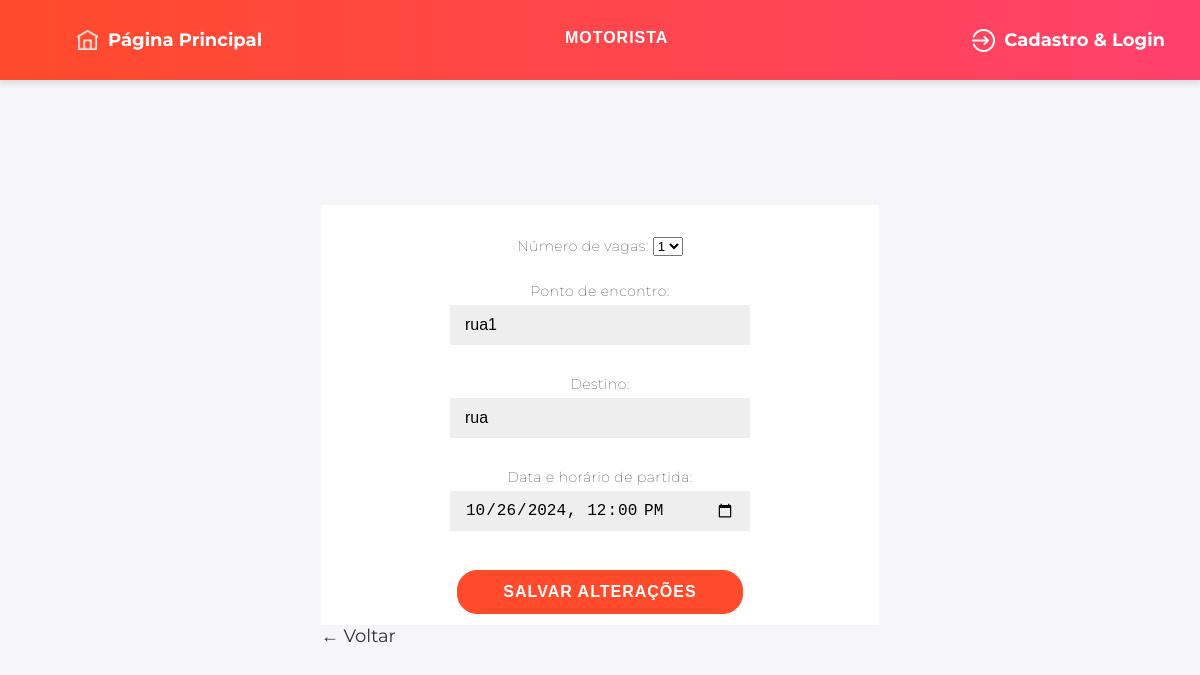
The page /editar_carona/5/ on the database its author committed.
### polls/models.py (models this page shows, shortened)
class Carona(models.Model):
    cpf_motorista = models.ForeignKey('Usuario', on_delete=models.CASCADE)  # Chave estrangeira para Usuario
    quantidade = models.IntegerField()
    veiculo = models.ForeignKey('Veiculo', on_delete=models.CASCADE)  # Chave estrangeira para Veiculo
    ponto_encontro = models.CharField(max_length=255)
    destino = models.CharField(max_length=255)
    data_hora = models.DateTimeField()  # Campo para data e hora

### polls/views.py (the view)
# urls.py: path('editar_carona/<int:carona_id>/', views.editar_carona, name='editar_carona'),
def editar_carona(request, carona_id):
    carona = get_object_or_404(Carona, id=carona_id)
    if request.method == 'POST':
        form = CaronaForm(request.POST)
        if form.is_valid():
            carona.quantidade = form.cleaned_data['quantidade']
            carona.ponto_encontro = form.cleaned_data['ponto_encontro']
            carona.destino = form.cleaned_data['destino']
            carona.data_hora = form.cleaned_data['data_hora']
            carona.save()
            return redirect('visualizar_caronas')
    else:
        form = CaronaForm(initial={
            'quantidade': carona.quantidade,
            'ponto_encontro': carona.ponto_encontro,
            'destino': carona.destino,
            'data_hora': carona.data_hora,
        })
    return render(request, 'mysite/editar_carona.html', {'form': form, 'carona': carona})

### polls/forms.py (shortened to what this page needs)
class CaronaForm(forms.Form):
    escolhas = [(1,'1'),
                (2,'2'),
                (3,'3'),
                (4,'4')]
    quantidade = forms.ChoiceField(choices=escolhas,label='Número de vagas')
    ponto_encontro = forms.CharField(label='Ponto de encontro', max_length=128)
    destino = forms.CharField(label='Destino',max_length=128)
    data_hora = forms.DateTimeField(
        label='Data e horário de partida',
        widget=forms.DateTimeInput(attrs={'type': 'datetime-local'}),
        input_formats=['%d/%m/%Y %h:%M']
        )

### polls/templates/mysite/editar_carona.html (shortened to what this page needs)
{% extends 'mysite/base.html' %}
{% load static %}
{% block extra_css %}
    <link rel="stylesheet" href="{% static 'css/visualizarcarona.css' %}">
{% endblock %}
{% block content %}
<!DOCTYPE html>
<html lang = "pt-br">
<head>
</head>
<body>
    <form method = "post">
        {{ form.as_p }}
        <button type = "submit"> Salvar Alterações </button>
    </form>
    <a href="{% url 'visualizar_caronas' %}">&#8592; Voltar</a>
</body>
</html>
{% endblock %}

### static/css/base.css (style rules this page uses)
* { box-sizing: border-box; }
html, body { height: 100%; overflow: hidden; }
body { background: #f6f5f7; display: flex; justify-content: center; align-items: center; flex-direction: column; font-family: 'Montserrat', sans-serif; }
p { font-size: 14px; font-weight: 100; line-height: 20px; letter-spacing: 0.5px; margin: 20px 0 30px; }
a { color: #333; font-size: 18px; text-decoration: none; margin: 15px 0; }
button { margin-top: 30px; border-radius: 20px; border: 1px solid #FF4B2B; background-color: #FF4B2B; color: #FFFFFF; font-size: 16px; font-weight: bold; padding: 12px 45px; letter-spacing: 1px; text-transform: uppercase; transition: transform 80ms ease-in; }
form { background-color: #FFFFFF; display: flex; align-items: center; justify-content: center; flex-direction: column; padding: 0 50px; height: 100%; text-align: center; }
form p { margin-bottom: 5px; }
form input { margin: 4px 0; }
input { background-color: #eee; border: none; padding: 12px 15px; margin: 4px 0; width: 100%; max-width: 300px; height: 40px; box-sizing: border-box; font-size: 16px; }

### static/css/visualizarcarona.css (style rules this page uses)
* { box-sizing: border-box; }
html, body { height: 100%; overflow: hidden; }
body { background: #f6f5f7; display: flex; justify-content: center; align-items: center; flex-direction: column; font-family: 'Montserrat', sans-serif; height: 100vh; margin: -20px 0 50px; }
form { background-color: #FFFFFF; display: flex; align-items: center; justify-content: center; flex-direction: column; padding: 0 50px; height: 100%; text-align: center; }
button { margin-top: 30px; border-radius: 20px; border: 1px solid #FF4B2B; background-color: #FF4B2B; color: #FFFFFF; font-size: 16px; font-weight: bold; padding: 12px 45px; letter-spacing: 1px; text-transform: uppercase; transition: transform 80ms ease-in; }
input { background-color: #eee; border: none; padding: 12px 15px; margin: 4px 0; width: 100%; }

### rows shown on the page
Carona: quantidade "1", ponto_encontro "rua1", destino "rua", data_hora "10/26/2024 12:00"
